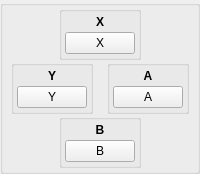
            <widget class="QGroupBox" name="grp_ABXY_2">
             <property name="sizePolicy">
              <sizepolicy hsizetype="Fixed" vsizetype="Fixed">
               <horstretch>0</horstretch>
               <verstretch>0</verstretch>
              </sizepolicy>
             </property>
             <property name="title">
              <string/>
             </property>
             <property name="flat">
              <bool>false</bool>
             </property>
             <property name="checkable">
              <bool>false</bool>
             </property>
             <layout class="QVBoxLayout" name="verticalLayout_3">
              <property name="spacing">
               <number>0</number>
              </property>
              <property name="leftMargin">
               <number>3</number>
              </property>
              <property name="topMargin">
               <number>0</number>
              </property>
              <property name="rightMargin">
               <number>3</number>
              </property>
              <property name="bottomMargin">
               <number>3</number>
              </property>
              <item>
               <widget class="QWidget" name="widget_X_2" native="true">
                <layout class="QHBoxLayout" name="horizontalLayout_7">
                 <property name="spacing">
                  <number>0</number>
                 </property>
                 <property name="leftMargin">
                  <number>0</number>
                 </property>
                 <property name="topMargin">
                  <number>0</number>
                 </property>
                 <property name="rightMargin">
                  <number>0</number>
                 </property>
                 <property name="bottomMargin">
                  <number>0</number>
                 </property>
                 <item>
                  <spacer name="spacer_9">
                   <property name="orientation">
                    <enum>Qt::Horizontal</enum>
                   </property>
                   <property name="sizeHint" stdset="0">
                    <size>
                     <width>20</width>
                     <height>20</height>
                    </size>
                   </property>
                  </spacer>
                 </item>
                 <item alignment="Qt::AlignHCenter">
                  <widget class="QGroupBox" name="grp_X_2">
                   <property name="title">
                    <string/>
                   </property>
                   <property name="alignment">
                    <set>Qt::AlignCenter</set>
                   </property>
                   <layout class="QVBoxLayout" name="buttonFaceButtonsXVerticalLayout_2">
                    <property name="spacing">
                     <number>3</number>
                    </property>
                    <property name="leftMargin">
                     <number>3</number>
                    </property>
                    <property name="topMargin">
                     <number>3</number>
                    </property>
                    <property name="rightMargin">
                     <number>3</number>
                    </property>
                    <property name="bottomMargin">
                     <number>3</number>
                    </property>
                    <item>
                     <widget class="QLabel" name="label_24">
                      <property name="text">
                       <string>&lt;html&gt;&lt;head/&gt;&lt;body&gt;&lt;p&gt;&lt;span style=&quot; font-weight:600;&quot;&gt;X&lt;/span&gt;&lt;/p&gt;&lt;/body&gt;&lt;/html&gt;</string>
                      </property>
                      <property name="alignment">
                       <set>Qt::AlignCenter</set>
                      </property>
                     </widget>
                    </item>
                    <item>
                     <widget class="QPushButton" name="btnJoyX">
                      <property name="minimumSize">
                       <size>
                        <width>70</width>
                        <height>0</height>
                       </size>
                      </property>
                      <property name="maximumSize">
                       <size>
                        <width>68</width>
                        <height>16777215</height>
                       </size>
                      </property>
                      <property name="styleSheet">
                       <string notr="true">min-width: 68px;</string>
                      </property>
                      <property name="text">
                       <string>X</string>
                      </property>
                     </widget>
                    </item>
                   </layout>
                  </widget>
                 </item>
                 <item>
                  <spacer name="spacer_10">
                   <property name="orientation">
                    <enum>Qt::Horizontal</enum>
                   </property>
                   <property name="sizeHint" stdset="0">
                    <size>
                     <width>20</width>
                     <height>20</height>
                    </size>
                   </property>
                  </spacer>
                 </item>
                </layout>
               </widget>
              </item>
              <item>
               <layout class="QHBoxLayout" name="layout_YA_2">
                <property name="spacing">
                 <number>3</number>
                </property>
                <item alignment="Qt::AlignHCenter">
                 <widget class="QGroupBox" name="grp_Y_2">
                  <property name="title">
                   <string/>
                  </property>
                  <property name="alignment">
                   <set>Qt::AlignCenter</set>
                  </property>
                  <layout class="QVBoxLayout" name="buttonFaceButtonsYVerticalLayout_2">
                   <property name="spacing">
                    <number>3</number>
                   </property>
                   <property name="leftMargin">
                    <number>3</number>
                   </property>
                   <property name="topMargin">
                    <number>3</number>
                   </property>
                   <property name="rightMargin">
                    <number>3</number>
                   </property>
                   <property name="bottomMargin">
                    <number>3</number>
                   </property>
                   <item>
                    <widget class="QLabel" name="label_25">
                     <property name="text">
                      <string>&lt;html&gt;&lt;head/&gt;&lt;body&gt;&lt;p&gt;&lt;span style=&quot; font-weight:600;&quot;&gt;Y&lt;/span&gt;&lt;/p&gt;&lt;/body&gt;&lt;/html&gt;</string>
                     </property>
                     <property name="alignment">
                      <set>Qt::AlignCenter</set>
                     </property>
                    </widget>
                   </item>
                   <item>
                    <widget class="QPushButton" name="btnJoyY">
                     <property name="minimumSize">
                      <size>
                       <width>70</width>
                       <height>0</height>
                      </size>
                     </property>
                     <property name="maximumSize">
                      <size>
                       <width>68</width>
                       <height>16777215</height>
                      </size>
                     </property>
                     <property name="styleSheet">
                      <string notr="true">min-width: 68px;</string>
                     </property>
                     <property name="text">
                      <string>Y</string>
                     </property>
                    </widget>
                   </item>
                  </layout>
                 </widget>
                </item>
                <item alignment="Qt::AlignHCenter">
                 <widget class="QGroupBox" name="grp_A_2">
                  <property name="title">
                   <string/>
                  </property>
                  <property name="alignment">
                   <set>Qt::AlignCenter</set>
                  </property>
                  <layout class="QVBoxLayout" name="buttonFaceButtonsAVerticalLayout_2">
                   <property name="spacing">
                    <number>3</number>
                   </property>
                   <property name="leftMargin">
                    <number>3</number>
                   </property>
                   <property name="topMargin">
                    <number>3</number>
                   </property>
                   <property name="rightMargin">
                    <number>3</number>
                   </property>
                   <property name="bottomMargin">
                    <number>3</number>
                   </property>
                   <item>
                    <widget class="QLabel" name="label_26">
                     <property name="text">
                      <string>&lt;html&gt;&lt;head/&gt;&lt;body&gt;&lt;p&gt;&lt;span style=&quot; font-weight:600;&quot;&gt;A&lt;/span&gt;&lt;/p&gt;&lt;/body&gt;&lt;/html&gt;</string>
                     </property>
                     <property name="alignment">
                      <set>Qt::AlignCenter</set>
                     </property>
                    </widget>
                   </item>
                   <item>
                    <widget class="QPushButton" name="btnJoyA">
                     <property name="minimumSize">
                      <size>
                       <width>70</width>
                       <height>0</height>
                      </size>
                     </property>
                     <property name="maximumSize">
                      <size>
                       <width>68</width>
                       <height>16777215</height>
                      </size>
                     </property>
                     <property name="styleSheet">
                      <string notr="true">min-width: 68px;</string>
                     </property>
                     <property name="text">
                      <string>A</string>
                     </property>
                    </widget>
                   </item>
                  </layout>
                 </widget>
                </item>
               </layout>
              </item>
              <item>
               <widget class="QWidget" name="widget_B_2" native="true">
                <layout class="QHBoxLayout" name="horizontalLayout_11">
                 <property name="spacing">
                  <number>0</number>
                 </property>
                 <property name="leftMargin">
                  <number>0</number>
                 </property>
                 <property name="topMargin">
                  <number>0</number>
                 </property>
                 <property name="rightMargin">
                  <number>0</number>
                 </property>
                 <property name="bottomMargin">
                  <number>0</number>
                 </property>
                 <item>
                  <spacer name="spacer_11">
                   <property name="orientation">
                    <enum>Qt::Horizontal</enum>
                   </property>
                   <property name="sizeHint" stdset="0">
                    <size>
                     <width>20</width>
                     <height>20</height>
                    </size>
                   </property>
                  </spacer>
                 </item>
                 <item alignment="Qt::AlignHCenter">
                  <widget class="QGroupBox" name="grp_B_2">
                   <property name="title">
                    <string/>
                   </property>
                   <property name="alignment">
                    <set>Qt::AlignCenter</set>
                   </property>
                   <layout class="QVBoxLayout" name="buttonFaceButtonsBVerticalLayout_2">
                    <property name="spacing">
                     <number>3</number>
                    </property>
                    <property name="leftMargin">
                     <number>3</number>
                    </property>
                    <property name="topMargin">
                     <number>3</number>
                    </property>
                    <property name="rightMargin">
                     <number>3</number>
                    </property>
                    <property name="bottomMargin">
                     <number>3</number>
                    </property>
                    <item>
                     <widget class="QLabel" name="label_27">
                      <property name="text">
                       <string>&lt;html&gt;&lt;head/&gt;&lt;body&gt;&lt;p&gt;&lt;span style=&quot; font-weight:600;&quot;&gt;B&lt;/span&gt;&lt;/p&gt;&lt;/body&gt;&lt;/html&gt;</string>
                      </property>
                      <property name="alignment">
                       <set>Qt::AlignCenter</set>
                      </property>
                     </widget>
                    </item>
                    <item>
                     <widget class="QPushButton" name="btnJoyB">
                      <property name="minimumSize">
                       <size>
                        <width>70</width>
                        <height>0</height>
                       </size>
                      </property>
                      <property name="maximumSize">
                       <size>
                        <width>68</width>
                        <height>16777215</height>
                       </size>
                      </property>
                      <property name="styleSheet">
                       <string notr="true">min-width: 68px;</string>
                      </property>
                      <property name="text">
                       <string>B</string>
                      </property>
                     </widget>
                    </item>
                   </layout>
                  </widget>
                 </item>
                 <item>
                  <spacer name="spacer_12">
                   <property name="orientation">
                    <enum>Qt::Horizontal</enum>
                   </property>
                   <property name="sizeHint" stdset="0">
                    <size>
                     <width>20</width>
                     <height>20</height>
                    </size>
                   </property>
                  </spacer>
                 </item>
                </layout>
               </widget>
              </item>
             </layout>
            </widget>
